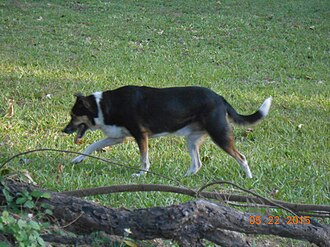
#> input picture cvintro/img/sheepdog.jpg, 330 x 247 px
$ python make_blend_demo.py
#> lines starting #> are read from the running program, lines starting #| are printed output that depends on the picture
"""Generate blend_demo.gif: a continuous cross-dissolve between two images,
sweeping alpha from 0 to 1 and back, with a slider showing where in that
range the current frame sits.

Uses the same images and formula as the lesson 2 notebook's "Blending two
images" cell: cv2.addWeighted(img_a, 1 - alpha, img_b, alpha, 0).

Run from anywhere:
    python make_blend_demo.py
Output:
    blend_demo.gif  (written next to this script)
"""
import io
import os

import cv2
import matplotlib.pyplot as plt
import numpy as np
from PIL import Image

OUT_DIR = os.path.dirname(os.path.abspath(__file__))
OUT_GIF = os.path.join(OUT_DIR, "blend_demo.gif")
IMG_DIR = os.path.join(OUT_DIR, "..", "img")

ACTIVE_COLOR = "#e07b00"

# Same images and resize-to-match step as the lesson 2 notebook's blending cell.
img_a = cv2.imread(os.path.join(IMG_DIR, "sheepdog.jpg"))
#> img_a is the input picture: shape (247, 330, 3); mean B, G, R 88.1, 116.2, 97.2
img_b = cv2.imread(os.path.join(IMG_DIR, "lhasa_apso.jpg"))
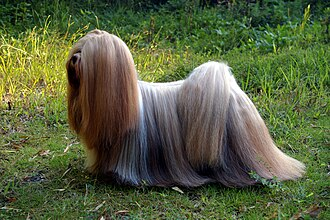
#> input picture cvintro/img/lhasa_apso.jpg, 330 x 220 px
#> img_b is the input picture: shape (220, 330, 3); mean B, G, R 64.4, 98.2, 88.7
img_b = cv2.resize(img_b, (img_a.shape[1], img_a.shape[0]))
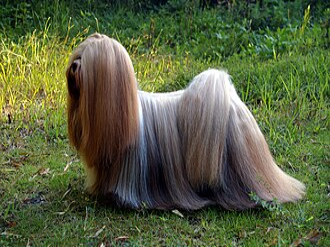
#> img_b: shape (247, 330, 3); mean B, G, R 64.3, 98.1, 88.6

img_a_rgb = cv2.cvtColor(img_a, cv2.COLOR_BGR2RGB)
img_b_rgb = cv2.cvtColor(img_b, cv2.COLOR_BGR2RGB)


SLIDER_TICKS = [0.0, 0.25, 0.5, 0.75, 1.0]
SLIDER_LABELS = ["0", "0.25", "0.5", "0.75", "1.0"]


def render(alpha):
#> called with alpha = 0
    blended = cv2.addWeighted(img_a, 1 - alpha, img_b, alpha, 0)
    blended_rgb = cv2.cvtColor(blended, cv2.COLOR_BGR2RGB)

    fig = plt.figure(figsize=(6.0, 6.3), dpi=120)
    gs = fig.add_gridspec(2, 3, height_ratios=[4.0, 0.6], width_ratios=[0.16, 0.68, 0.16],
                            left=0.04, right=0.96, top=0.88, bottom=0.08, hspace=0.12, wspace=0.1)
    ax_main = fig.add_subplot(gs[0, :])
    ax_thumb_a = fig.add_subplot(gs[1, 0])
    ax_slider = fig.add_subplot(gs[1, 1])
    ax_thumb_b = fig.add_subplot(gs[1, 2])

    ax_main.imshow(blended_rgb)
    ax_main.axis("off")
    ax_main.set_title("cross-dissolve", fontsize=13, color="#333333")

    ax_thumb_a.imshow(img_a_rgb)
    ax_thumb_a.axis("off")

    ax_thumb_b.imshow(img_b_rgb)
    ax_thumb_b.axis("off")

    ax_slider.axis("off")
    ax_slider.set_xlim(-0.08, 1.08)
    ax_slider.set_ylim(-2.1, 1)
    ax_slider.plot([0, 1], [0, 0], color="#cccccc", lw=4, solid_capstyle="round", zorder=1)
    for t, label in zip(SLIDER_TICKS, SLIDER_LABELS):
        ax_slider.plot([t, t], [-0.22, 0.22], color="#999999", lw=1.2, zorder=1)
        ax_slider.text(t, -0.55, label, ha="center", va="top", fontsize=7.5, color="#555555")
    ax_slider.text(0.5, -1.3, "alpha", ha="center", va="top", fontsize=9, color="#333333")
    ax_slider.scatter([alpha], [0], s=140, color=ACTIVE_COLOR, zorder=2,
                        edgecolors="white", linewidths=1.5)

    fig.text(0.5, 0.965, "cv2.addWeighted(img_a, 1 - alpha, img_b, alpha, 0)",
               ha="center", va="top", fontsize=9.5, color="#555555")

    buf = io.BytesIO()
    fig.savefig(buf, format="png")
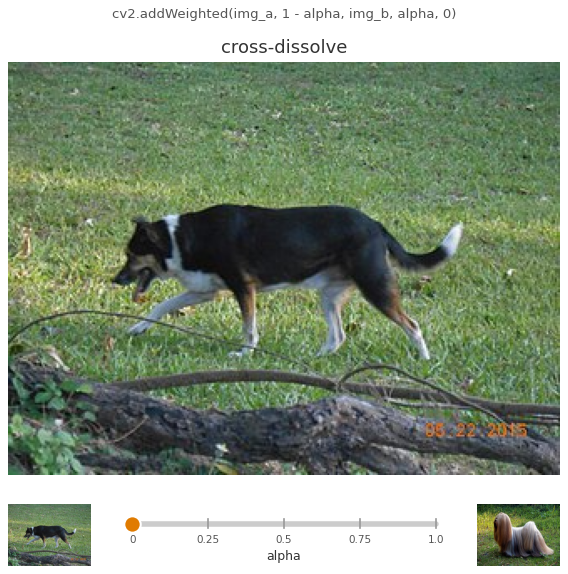
#> figure drawn by matplotlib, 4 panels
    plt.close(fig)
    buf.seek(0)
    return Image.open(buf).convert("RGB")
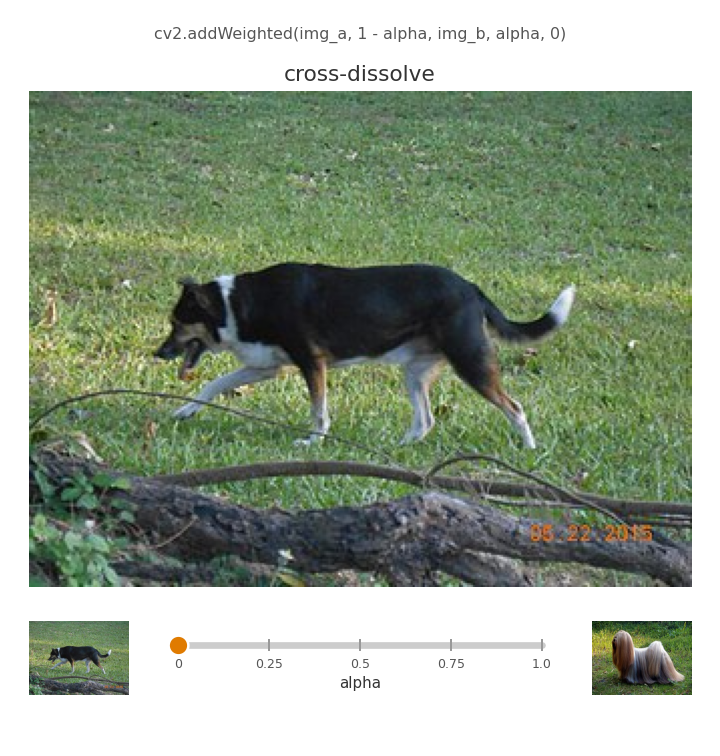
#> returned value: PIL image 720x756 RGB; mean R, G, B 153.9, 165.8, 147.9


N = 36  # steps from alpha=0 to alpha=1
HOLD_END = 8

alphas_fwd = np.linspace(0.0, 1.0, N + 1)
alphas_bwd = alphas_fwd[::-1][1:-1]  # avoid repeating the endpoints

frames = []
frames += [render(0.0)] * HOLD_END
#> frames = 8 items
for a in alphas_fwd[1:]:
    frames.append(render(a))
frames += [render(1.0)] * HOLD_END
#> in render (call 38), `fig.savefig(buf, format="png")`:
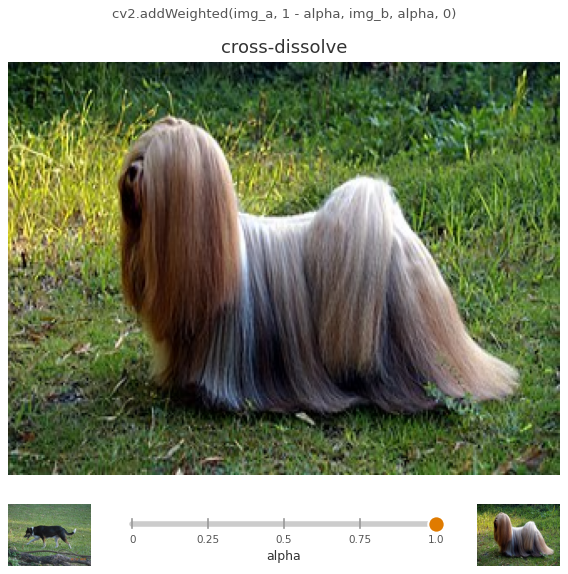
#> figure drawn by matplotlib, 4 panels
#> in render (call 38), `return Image.open(buf).convert("RGB")`:
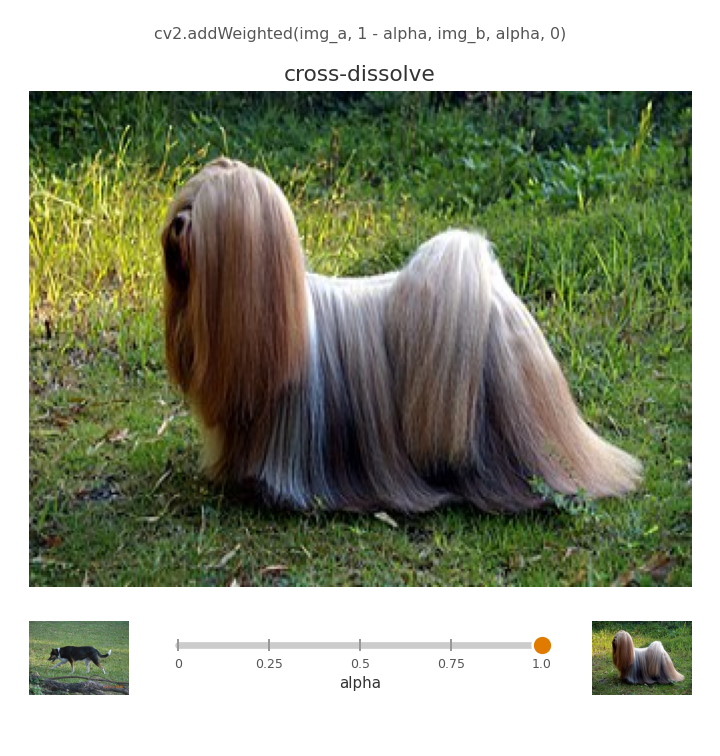
#> returned value: PIL image 720x756 RGB; mean R, G, B 148.7, 154.8, 133.5
#> frames = 52 items
for a in alphas_bwd:
    frames.append(render(a))
#> (the run stopped early here; a loop or call above may not have finished)
